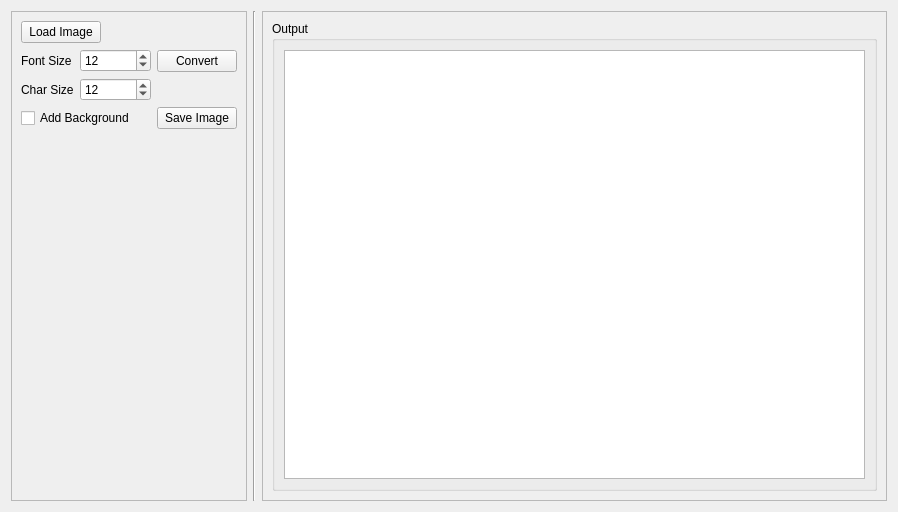
          <widget class="QWidget" name="img2ascii">
           <property name="geometry">
            <rect>
             <x>0</x>
             <y>0</y>
             <width>898</width>
             <height>512</height>
            </rect>
           </property>
           <attribute name="label">
            <string>IMG2ASCII</string>
           </attribute>
           <layout class="QGridLayout" name="gridLayout_24">
            <item row="0" column="0">
             <widget class="QFrame" name="i2aInputFrame">
              <property name="frameShape">
               <enum>QFrame::Shape::StyledPanel</enum>
              </property>
              <property name="frameShadow">
               <enum>QFrame::Shadow::Raised</enum>
              </property>
              <layout class="QGridLayout" name="gridLayout_23">
               <item row="2" column="0">
                <layout class="QGridLayout" name="i2aInputGridLayout">
                 <property name="horizontalSpacing">
                  <number>6</number>
                 </property>
                 <item row="0" column="0" colspan="2">
                  <widget class="QPushButton" name="i2aLoadImageBtn">
                   <property name="sizePolicy">
                    <sizepolicy hsizetype="Fixed" vsizetype="Fixed">
                     <horstretch>0</horstretch>
                     <verstretch>0</verstretch>
                    </sizepolicy>
                   </property>
                   <property name="text">
                    <string>Load Image</string>
                   </property>
                  </widget>
                 </item>
                 <item row="1" column="0">
                  <widget class="QLabel" name="i2aFontSizeLbl">
                   <property name="text">
                    <string>Font Size</string>
                   </property>
                  </widget>
                 </item>
                 <item row="1" column="1">
                  <widget class="QSpinBox" name="i2aFontSize">
                   <property name="minimumSize">
                    <size>
                     <width>71</width>
                     <height>0</height>
                    </size>
                   </property>
                   <property name="maximum">
                    <number>64</number>
                   </property>
                   <property name="singleStep">
                    <number>2</number>
                   </property>
                   <property name="value">
                    <number>12</number>
                   </property>
                  </widget>
                 </item>
                 <item row="2" column="0">
                  <widget class="QLabel" name="i2aCharSizeLbl">
                   <property name="text">
                    <string>Char Size</string>
                   </property>
                  </widget>
                 </item>
                 <item row="2" column="1">
                  <widget class="QSpinBox" name="i2aCharSize">
                   <property name="minimumSize">
                    <size>
                     <width>71</width>
                     <height>0</height>
                    </size>
                   </property>
                   <property name="maximum">
                    <number>64</number>
                   </property>
                   <property name="singleStep">
                    <number>2</number>
                   </property>
                   <property name="value">
                    <number>12</number>
                   </property>
                  </widget>
                 </item>
                </layout>
               </item>
               <item row="5" column="0">
                <spacer name="i2aInputSpacer">
                 <property name="orientation">
                  <enum>Qt::Orientation::Vertical</enum>
                 </property>
                 <property name="sizeHint" stdset="0">
                  <size>
                   <width>20</width>
                   <height>40</height>
                  </size>
                 </property>
                </spacer>
               </item>
               <item row="2" column="1">
                <widget class="QPushButton" name="i2aConvertBtn">
                 <property name="text">
                  <string>Convert</string>
                 </property>
                </widget>
               </item>
               <item row="3" column="1">
                <widget class="QPushButton" name="i2aSaveBtn">
                 <property name="text">
                  <string>Save Image</string>
                 </property>
                </widget>
               </item>
               <item row="3" column="0">
                <widget class="QCheckBox" name="i2aAddBgCheck">
                 <property name="text">
                  <string>Add Background</string>
                 </property>
                 <property name="checked">
                  <bool>false</bool>
                 </property>
                </widget>
               </item>
              </layout>
             </widget>
            </item>
            <item row="0" column="1">
             <widget class="Line" name="line">
              <property name="orientation">
               <enum>Qt::Orientation::Vertical</enum>
              </property>
             </widget>
            </item>
            <item row="0" column="2">
             <widget class="QFrame" name="i2aOutputFrame">
              <property name="sizePolicy">
               <sizepolicy hsizetype="Expanding" vsizetype="Expanding">
                <horstretch>0</horstretch>
                <verstretch>0</verstretch>
               </sizepolicy>
              </property>
              <property name="frameShape">
               <enum>QFrame::Shape::StyledPanel</enum>
              </property>
              <property name="frameShadow">
               <enum>QFrame::Shadow::Raised</enum>
              </property>
              <layout class="QGridLayout" name="gridLayout_22">
               <item row="0" column="0">
                <widget class="QGroupBox" name="i2aOutputGroup">
                 <property name="title">
                  <string>Output</string>
                 </property>
                 <layout class="QGridLayout" name="gridLayout_18">
                  <item row="0" column="0">
                   <widget class="QGraphicsView" name="i2aGraphicsView"/>
                  </item>
                 </layout>
                </widget>
               </item>
              </layout>
             </widget>
            </item>
           </layout>
          </widget>
